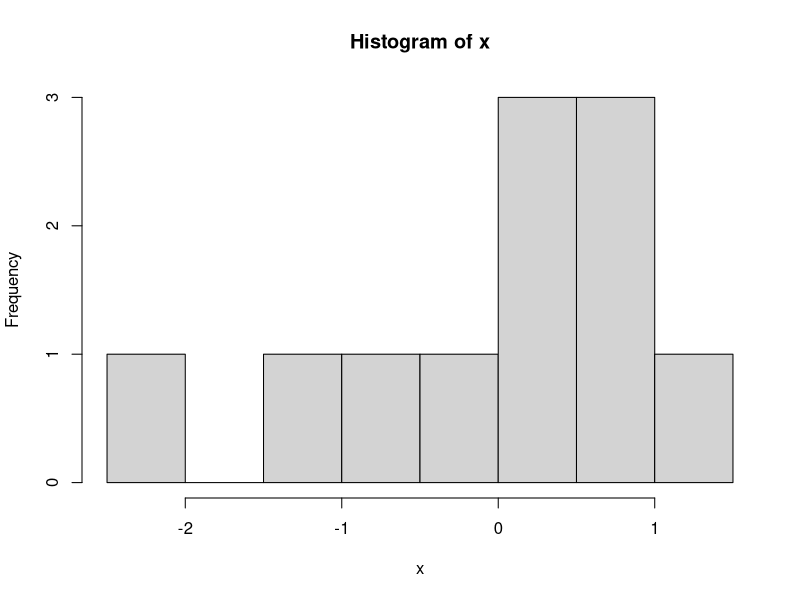
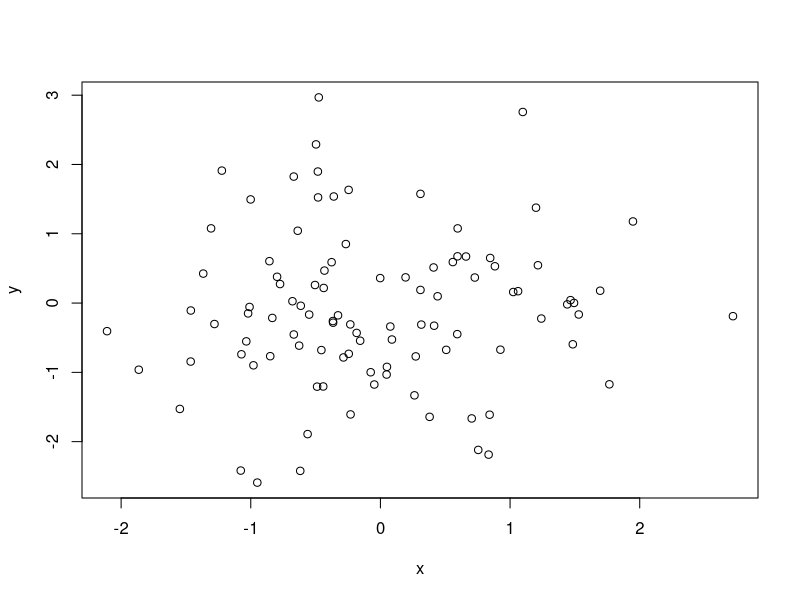
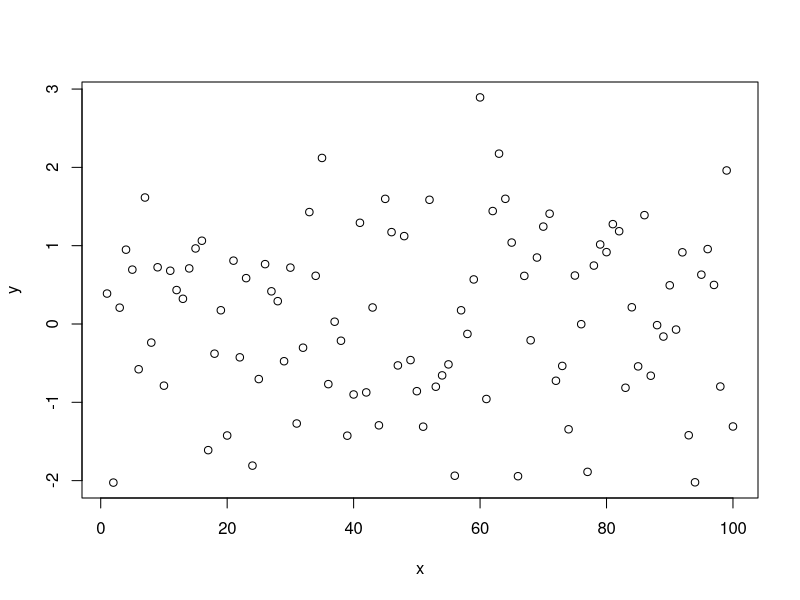
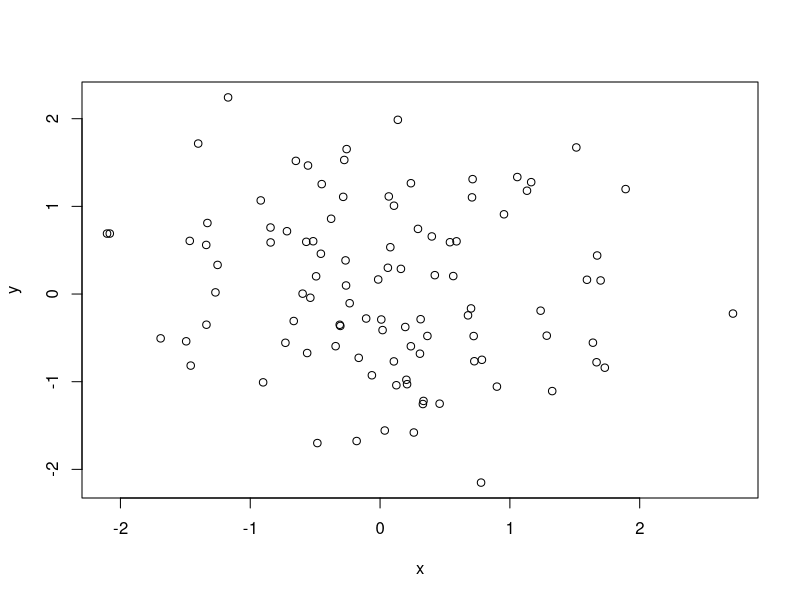
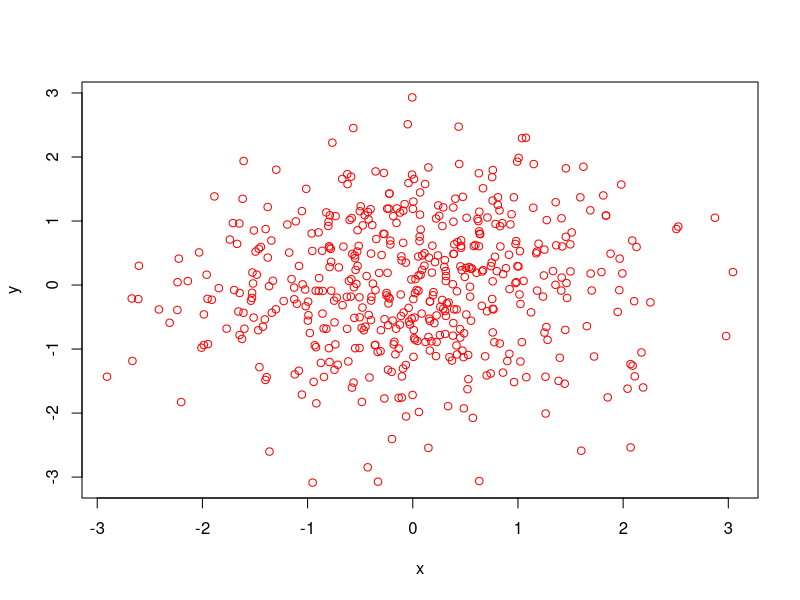
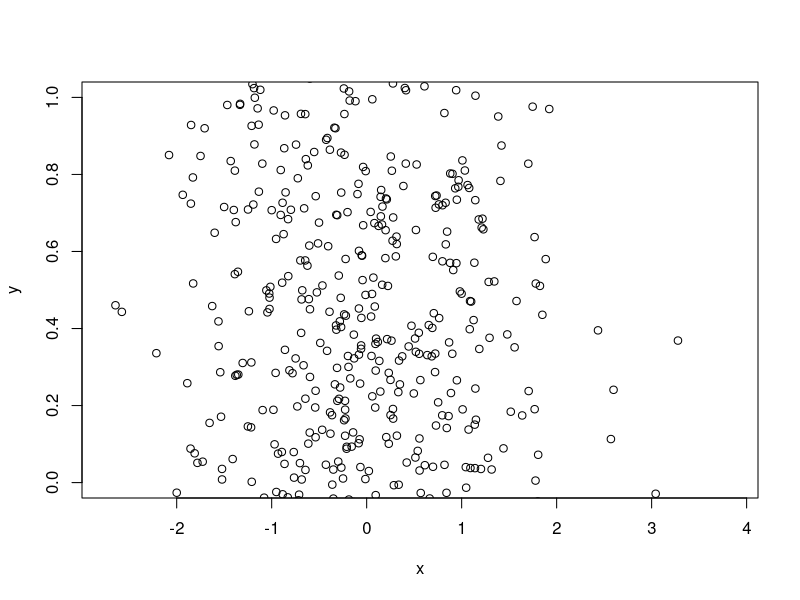

These figures' R source, in order:
## ---- chunk 1
knitr::opts_chunk$set(include = FALSE)
## ---- chunk 2
impute_and_describe <- function(x) {
  if (any(is.na(x))) {
    message("Le nombre de données manquantes est ", sum(is.na(x)))
  }
  x[is.na(x)] <- mean(x, na.rm = TRUE)
  hist(x)
  summary(x)
}
impute_and_describe(c(rnorm(10), NA))
## ---- chunk 3
assoc_case_infert <- function(x) {
  if (is.numeric(infert[, x])) {
    t.test(
      infert[infert$case == 0, x],
      infert[infert$case == 1, x]
    )
  } else {
    chisq.test(table(
      infert$case,
      infert[, x]
    ))
  }
}
assoc_case_infert("age")
assoc_case_infert("education")
## ---- chunk 4
my_plot1 <- function(x, y) {
  if(missing(y)) {
    y <- x
    x <- seq_along(y)
  }
  plot(x, y)
}
my_plot1(rnorm(100), rnorm(100))
my_plot1(rnorm(100))
## ---- chunk 5
random_scatter <- function(n = 100, ...) {
  x <- rnorm(n)
  y <- rnorm(n)
  
  plot(x, y, ...)
}
random_scatter()
random_scatter(500, col = "red")
random_scatter(1000, ylim = c(0, 1))
## ---- chunk 6
some_stats <- function(x) {
  list(
    moyenne = mean(x),
    etendue = range(x),
    test0 = t.test(x)
  )
}
some_stats(rnorm(10))
## ---- chunk 7
impute_mean <- function(x) {
  res <- x
  res[is.na(x)] <- mean(x, na.rm = TRUE)
  
  attr(res, "imputed") <- is.na(x)
  res
}

(test <- impute_mean(c(1, 2, NA, 3)))
attr(test, "imputed")
## ---- chunk 8
most_signif_ttest <- function(...) {
  list_ttest <- list(...)
  
  extract_p <- function(x)
    x$p.value
  
  pvals <- unlist(lapply(list_ttest, extract_p))
  
  list_ttest[[which(pvals == min(pvals))]]
}
most_signif_ttest(
  t.test(rnorm(10), rnorm(10)),
  t.test(rnorm(10), rnorm(10)),
  t.test(rnorm(10), rnorm(10)),
  t.test(rnorm(10), rnorm(10))
)
## ---- chunk 9
resample_and_test <- function(x) {
  resamp <- sample(
    seq_len(nrow(infert)),
    size = nrow(infert),
    replace = TRUE
  )
  infert <- infert[resamp, ]
  assoc_case_infert(x)
}
resample_and_test("age")
## ---- chunk 10
impute_generalized <- function(x, f, ...) {
  res <- x
  res[is.na(x)] <- f(na.omit(x), ...)
  
  attr(res, "imputed") <- is.na(x)
  res
}
x <- c(1, 2, NA, 3)
impute_generalized(x, quantile, probs = .25)
